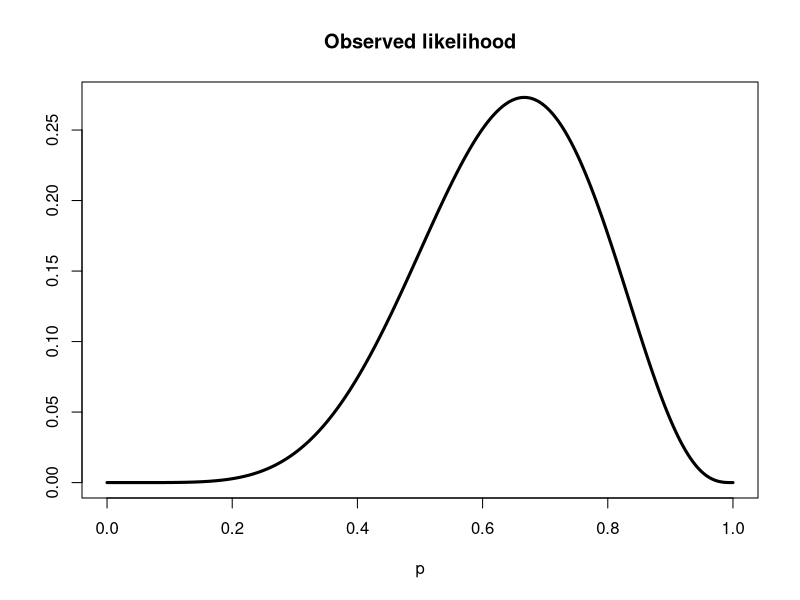
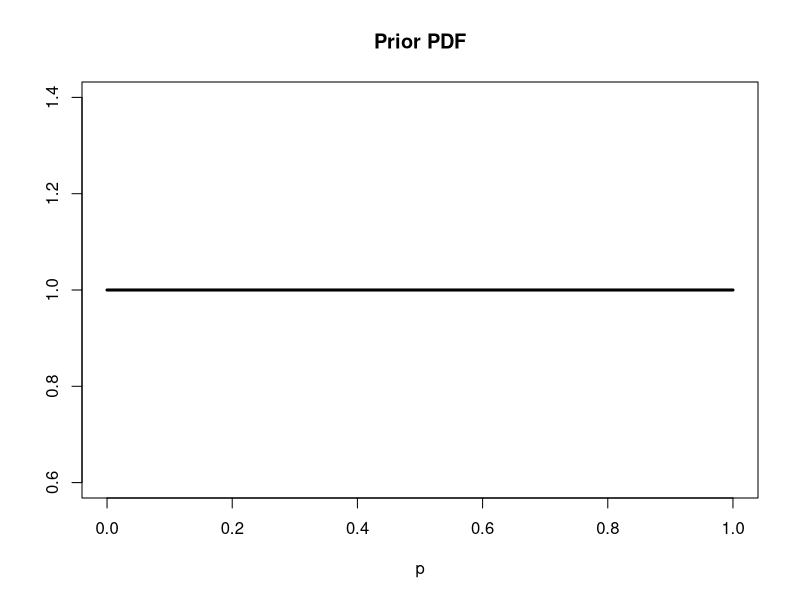
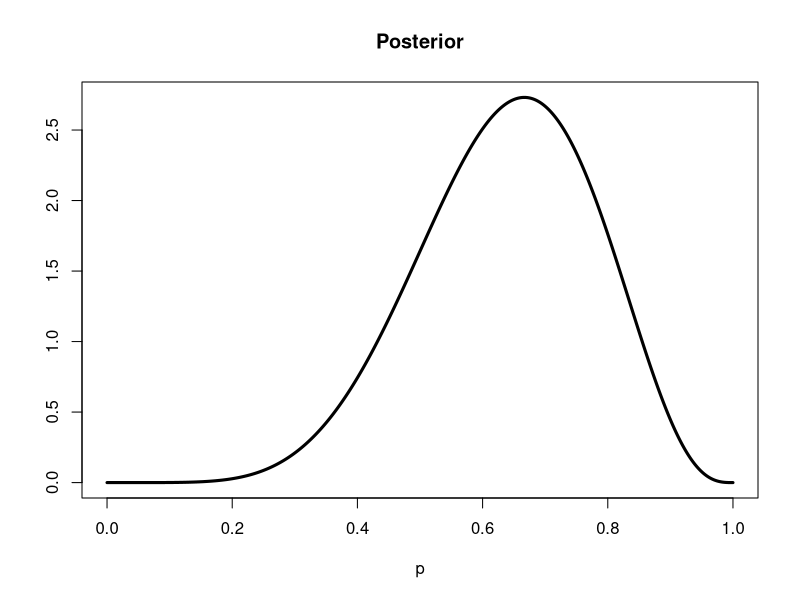

Write R code to recreate these figures, in order.
##################################
# grid approximation - globe model
##################################

#observed quantities
W <- 6
N <- 9

#possible values for p
pp <- seq(0, 1, length.out = 10000)

#calculate likelihood (data constant, vary param)
PrW <- dbinom(W,N,pp)

#calculate prior (prob density across all possible value of p)
Prp <- dunif(pp,0,1)
#Prp <- dbeta(pp,5,1)

#calculate the posterior (unstandardized)
posterior_us <- PrW * Prp

#standardize posterior (to compare to likelihood)
posterior <- posterior_us / (diff(pp)[1] * sum(posterior_us))

plot(pp, PrW, type = 'l', lwd = 3,
     xlab = 'p', 
     ylab = '',
     main = 'Observed likelihood')

plot(pp, Prp, type = 'l', lwd = 3,
     xlab = 'p', 
     ylab = '',
     main = 'Prior PDF')

plot(pp, posterior, type = 'l', lwd = 3,
     xlab = 'p',
     ylab = '',
     main = 'Posterior')

#check that area under posterior is equal to 1
# sum(diff(pp) * zoo::rollmean(posterior,2))
